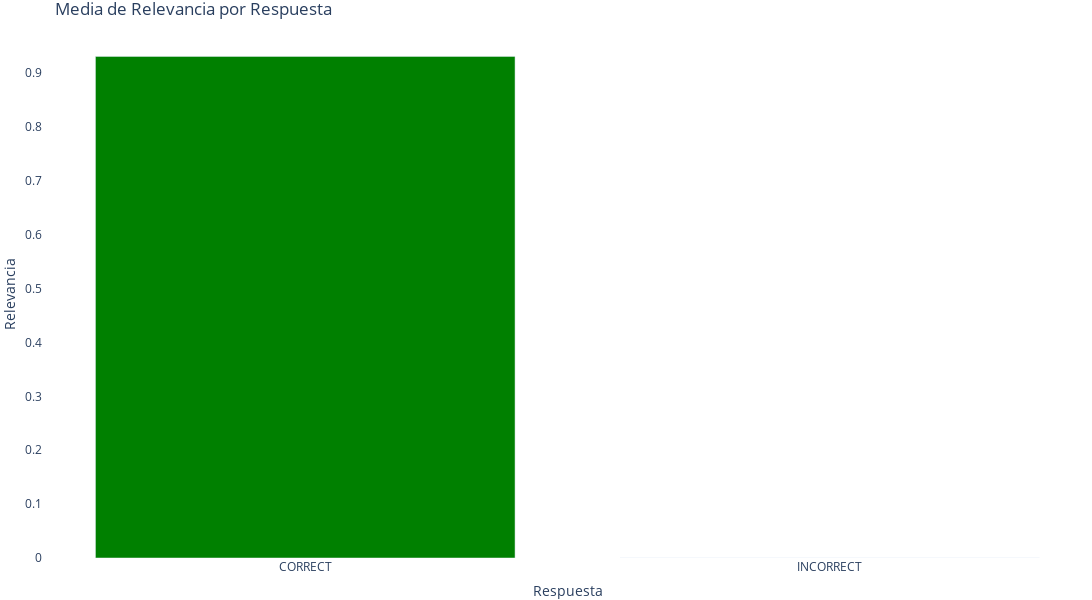

Here is the notebook cell this chart was saved with:
### Code cell
import plotly.graph_objects as go

# Calculate mean coherence for correct and incorrect answers
correct_mean = quality.filter(
    ~pl.col("numero_pregunta").is_in([14, 15, 44])
)["relevancia"].mean()

# Filter out rows where 'response' contains "I don't know" (case-insensitive)
incorrect_mean = quality.filter(
    pl.col("numero_pregunta").is_in([14, 15, 44])
)["relevancia"].mean()

# Create figure
fig = go.Figure()

# Add bars for mean coherence
fig.add_trace(
    go.Bar(
        x=['CORRECT', 'INCORRECT'],
        y=[correct_mean, incorrect_mean],
        marker_color=['green', 'red']
    )
)



# Update layout
fig.update_layout(
    width=1200,  # Adjust width as needed
    height=600,  # Adjust height as needed
    title_text="Media de Relevancia por Respuesta",
    yaxis_title="Relevancia",
    xaxis_title="Respuesta",
    plot_bgcolor='rgba(0,0,0,0)',
    paper_bgcolor='rgba(0,0,0,0)',
    margin=dict(l=0, r=0, t=30, b=0),
    showlegend=False
)

# Remove gridlines
fig.update_xaxes(showgrid=False)
fig.update_yaxes(showgrid=False, zeroline=True)

# Show the plot
fig.show()

### Figure 1 — Plotly figure (JSON) as saved in the notebook; plotly's stock layout.template omitted (floating-point values rounded to 4 significant figures)
{"data": [{"marker": {"color": ["green", "red"]}, "type": "bar", "x": ["CORRECT", "INCORRECT"], "y": [0.9307, 0]}], "layout": {"height": 600, "margin": {"b": 0, "l": 0, "r": 0, "t": 30}, "paper_bgcolor": "rgba(0,0,0,0)", "plot_bgcolor": "rgba(0,0,0,0)", "showlegend": false, "title": {"text": "Media de Relevancia por Respuesta"}, "width": 1200, "xaxis": {"showgrid": false, "title": {"text": "Respuesta"}}, "yaxis": {"showgrid": false, "title": {"text": "Relevancia"}, "zeroline": true}}}
